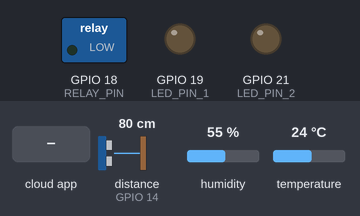
Bench run of a sketch on a simulated ESP32. Shown: switched loads named in the sketch (green lamp = pin HIGH), output pins drawn as LEDs (lit = HIGH). Wiring (inferred from the names in the program): ultrasonic range finder: trigger GPIO 12; echo GPIO 14. The inputs (shaded band) are chosen by the test bench; at power-on: distance to the obstacle (sensor on GPIO 14) 80 cm, humidity 55 %, temperature 24 °C. The echo pulse lasts 58.3 µs per cm; WiFi joins after 1.5 s; servers stay silent unless stated; the Firebase database answers and starts empty; pins used as bus, display or sensor lines are not drawn; what the sketch prints to the serial monitor is not drawn.

Above: at 2.7 s.
2.8 s: the phone or cloud app sets relayStatus to 1
At 4.7 s:
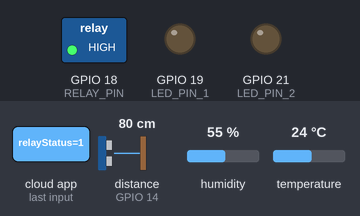
5.0 s: the phone or cloud app sets led1Status to 1
At 6.0 s:
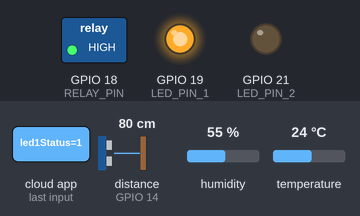
6.7 s: the phone or cloud app sets led2Status to 1
At 7.5 s:
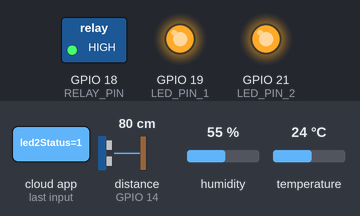
8.3 s: the phone or cloud app sets relayStatus to 0
At 10.6 s:
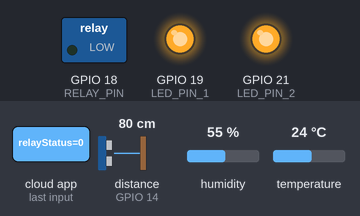
10.9 s: the phone or cloud app sets led1Status to 0
At 11.8 s:
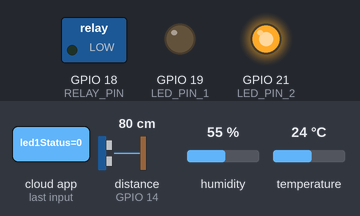
12.5 s: the phone or cloud app sets relayStatus to 1
At 14.5 s:
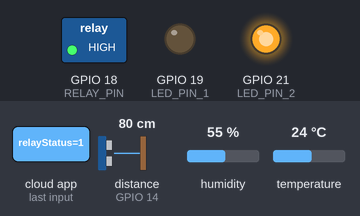
Timing chart, 0 to 16.0 s (numbered marks = the images above; inputs shaded):
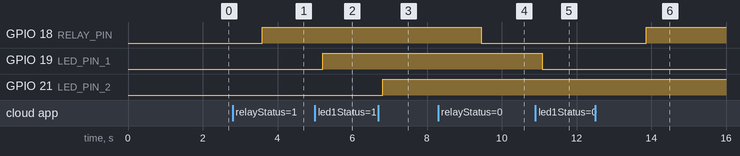

The sketch:

esp32.ino
```cpp
#include <Arduino.h>
#include <WiFi.h>
#include <Firebase_ESP_Client.h>
#include "DHT.h"

// Token Helper dan RTDB Helper
#include "addons/TokenHelper.h"
#include "addons/RTDBHelper.h"

// Konfigurasi Wi-Fi
#define WIFI_SSID "qwertyuiop"
#define WIFI_PASSWORD "poiuytrewq"

// Konfigurasi Firebase
#define API_KEY "API_KEY"
#define DATABASE_URL "DATABASE_URL"

// Pin untuk sensor DHT11 dan Ultrasonic
#define DHT_PIN 4
#define DHT_TYPE DHT11
#define TRIG_PIN 12
#define ECHO_PIN 14
#define RELAY_PIN 18
#define LED_PIN_1 19
#define LED_PIN_2 21

FirebaseData fbdo;
FirebaseAuth auth;
FirebaseConfig config;
DHT dht(DHT_PIN, DHT_TYPE);

// Variabel untuk suhu, kelembapan, dan jarak
float temperature = 25.0;
float humidity = 50.0;
long duration, distance;
bool relayStatus;
bool led1Status;
bool led2Status;

// Variabel untuk memantau perubahan data
float lastTemperature = 25.0;
float lastHumidity = 50.0;
long lastDistance = 0;
bool lastRelayStatus = false;
bool lastLed1Status = false;
bool lastLed2Status = false;

void setupWiFiAndFirebase() {
  WiFi.begin(WIFI_SSID, WIFI_PASSWORD);
  Serial.print("Connecting to Wi-Fi");

  while (WiFi.status() != WL_CONNECTED) {
    Serial.print(".");
    delay(300);
  }

  Serial.println();
  Serial.print("Connected with IP: ");
  Serial.println(WiFi.localIP());

  config.api_key = API_KEY;
  config.database_url = DATABASE_URL;

  if (Firebase.signUp(&config, &auth, "", "")) {
    Serial.println("Firebase sign up successful");
  } else {
    Serial.printf("Sign up error: %s\n", config.signer.signupError.message.c_str());
  }

  config.token_status_callback = tokenStatusCallback;
  Firebase.begin(&config, &auth);
  Firebase.reconnectWiFi(true);
}

void setupDHT11() {
  dht.begin();
}

void readDHT11() {
  humidity = dht.readHumidity();
  temperature = dht.readTemperature();
}

void setupUltrasonic() {
  pinMode(TRIG_PIN, OUTPUT);
  pinMode(ECHO_PIN, INPUT);
}

void readUltrasonic() {
  digitalWrite(TRIG_PIN, LOW);
  delayMicroseconds(2);
  digitalWrite(TRIG_PIN, HIGH);
  delayMicroseconds(10);
  digitalWrite(TRIG_PIN, LOW);

  duration = pulseIn(ECHO_PIN, HIGH);
  distance = duration * 0.034 / 2;
}

void setupRelayAndLEDs() {
  pinMode(RELAY_PIN, OUTPUT);
  pinMode(LED_PIN_1, OUTPUT);
  pinMode(LED_PIN_2, OUTPUT);
  digitalWrite(RELAY_PIN, LOW);
  digitalWrite(LED_PIN_1, LOW);
  digitalWrite(LED_PIN_2, LOW);
}

void controlRelay(bool relayState) {
  digitalWrite(RELAY_PIN, relayState ? HIGH : LOW);
}

void controlLEDs(bool led1State, bool led2State) {
  digitalWrite(LED_PIN_1, led1State ? HIGH : LOW);
  digitalWrite(LED_PIN_2, led2State ? HIGH : LOW);
}

bool hasSensorDataChanged() {
  return temperature != lastTemperature || humidity != lastHumidity || distance != lastDistance || relayStatus != lastRelayStatus || led1Status != lastLed1Status || led2Status != lastLed2Status;
}

void sendDataToFirebase() {
  if (Firebase.ready() && hasSensorDataChanged()) {
    if (Firebase.RTDB.setFloat(&fbdo, "tubes3/temperature", temperature)) {
      Serial.println("Temperature updated: " + String(temperature));
      lastTemperature = temperature;
    }

    if (Firebase.RTDB.setFloat(&fbdo, "tubes3/humidity", humidity)) {
      Serial.println("Humidity updated: " + String(humidity));
      lastHumidity = humidity;
    }

    if (Firebase.RTDB.setFloat(&fbdo, "tubes3/distance", distance)) {
      Serial.println("Distance updated: " + String(distance));
      lastDistance = distance;
    }
  }
}

void readDataFromFirebase() {
  if (Firebase.RTDB.getBool(&fbdo, "tubes3/relayStatus")) {
    relayStatus = fbdo.boolData();
    if (relayStatus != lastRelayStatus) {
      controlRelay(relayStatus);
      lastRelayStatus = relayStatus;
    }
  }

  if (Firebase.RTDB.getBool(&fbdo, "tubes3/led1Status")) {
    led1Status = fbdo.boolData();
    if (led1Status != lastLed1Status) {
      controlLEDs(led1Status, led2Status);
      lastLed1Status = led1Status;
    }
  }

  if (Firebase.RTDB.getBool(&fbdo, "tubes3/led2Status")) {
    led2Status = fbdo.boolData();
    if (led2Status != lastLed2Status) {
      controlLEDs(led1Status, led2Status);
      lastLed2Status = led2Status;
    }
  }
}

void setup() {
  Serial.begin(115200);
  setupWiFiAndFirebase(); // Setup Wi-Fi dan Firebase
  setupDHT11();           // Setup DHT11
  setupUltrasonic();      // Setup Ultrasonic sensor
  setupRelayAndLEDs();    // Setup Relay dan LED
}

void loop() {
  readUltrasonic();        // Membaca data dari sensor ultrasonic
  readDHT11();             // Membaca data dari DHT11
  sendDataToFirebase();    // Kirim data jika ada perubahan
  readDataFromFirebase();  // Ambil data dari Firebase
  delay(1000);
}
```

Measured:
- after the input at 2.8 s, GPIO 18 (RELAY_PIN): LOW → HIGH after 0.79 s
- after the input at 5.0 s, GPIO 19 (LED_PIN_1): LOW → HIGH after 0.22 s
- after the input at 6.7 s, GPIO 21 (LED_PIN_2): LOW → HIGH after 0.12 s
- after the input at 8.3 s, GPIO 18 (RELAY_PIN): HIGH → LOW after 1.2 s
- after the input at 10.9 s, GPIO 19 (LED_PIN_1): HIGH → LOW after 0.19 s
- after the input at 12.5 s, GPIO 18 (RELAY_PIN): LOW → HIGH after 1.4 s
